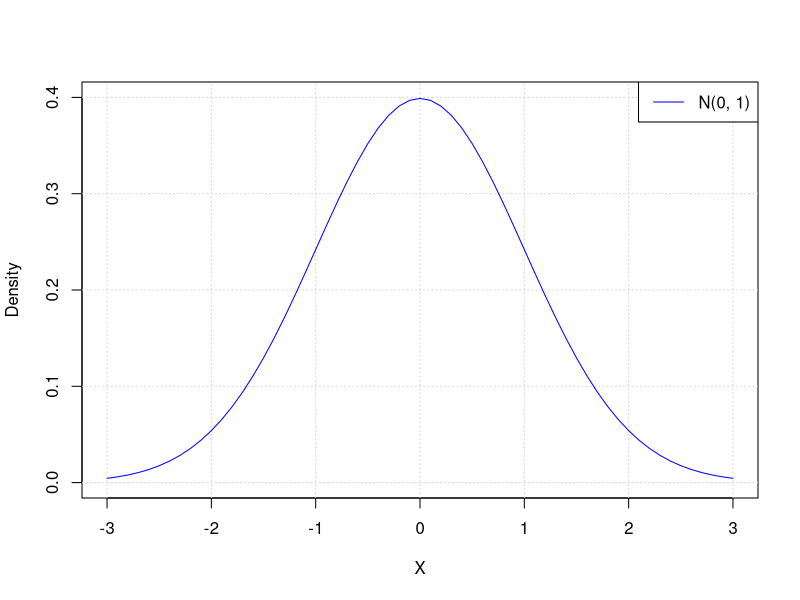

Here is the R script that generated this plot:
setEPS()
postscript("figure1.eps", width = 8, height = 5)

theta <- seq(-3, 3, .1)

plot(
  0, 0,
  type = "n",
  xlim = c(-3, 3),
  ylim = c(0, .4),
  xlab = "X",
  ylab = "Density"
)

grid()
lines(theta, dnorm(theta), col = "blue")

legend(
  "topright",
  legend = "N(0, 1)",
  lty = 1,
  col = "blue"
)

dev.off()